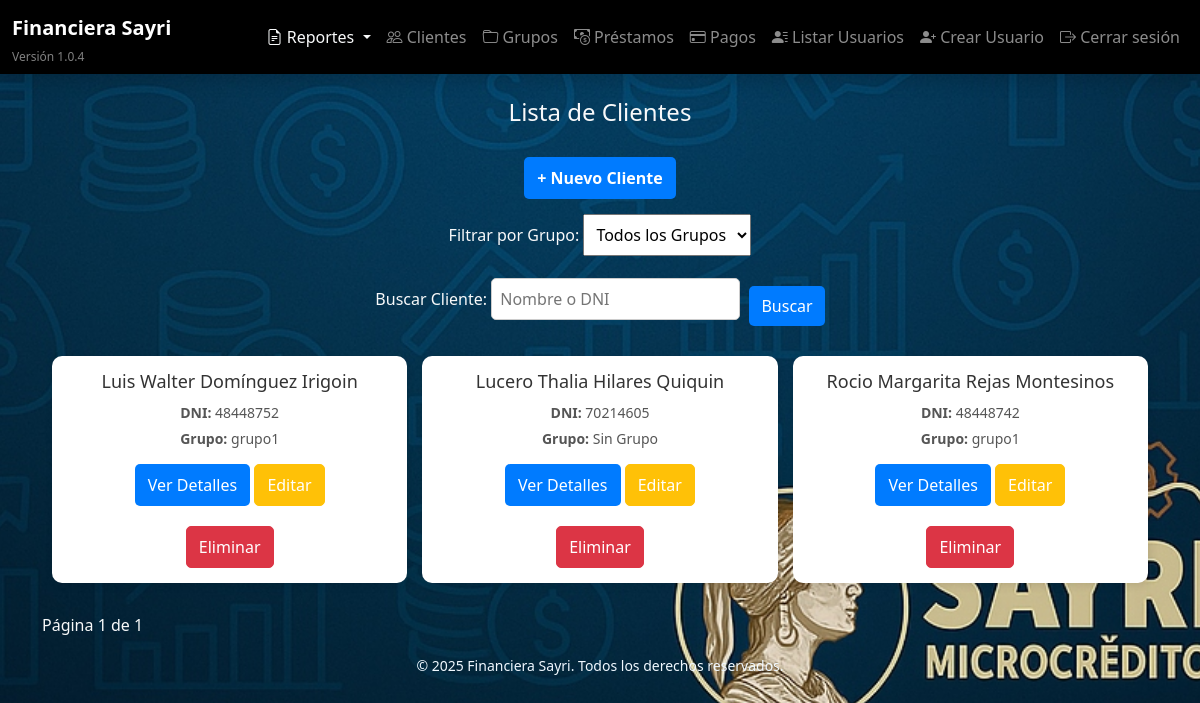
Page /clientes/ (signed in) on the earlier database version.
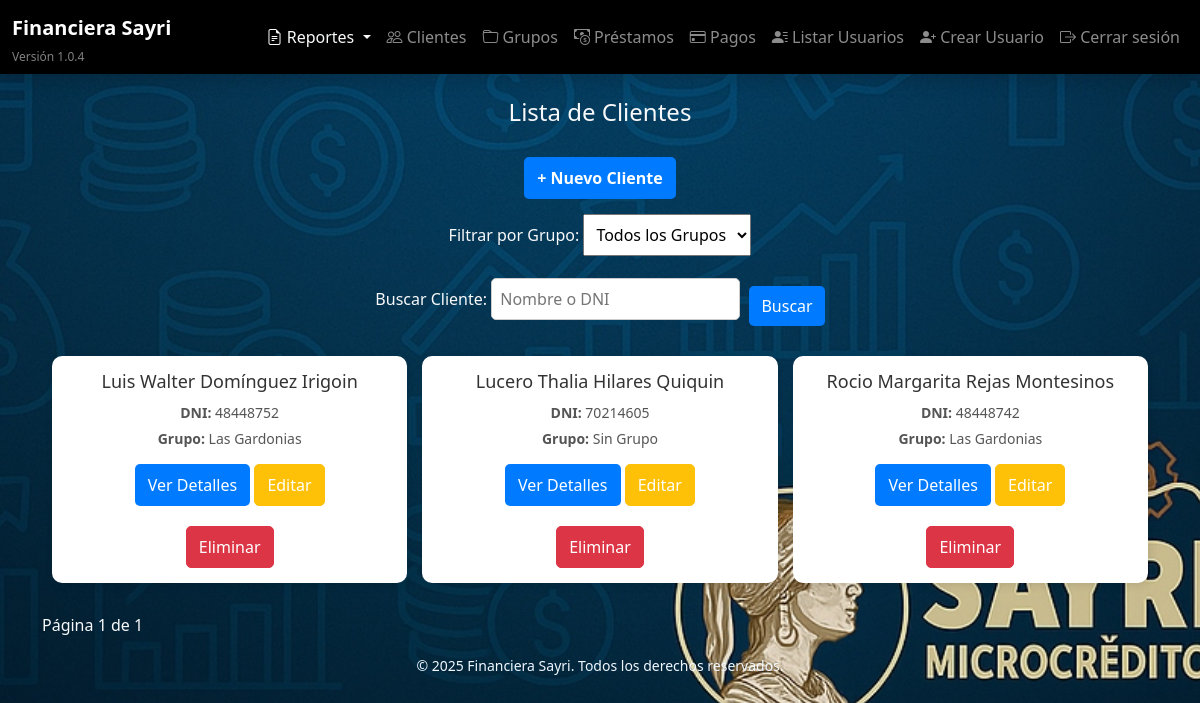
Same page on the later database version.
### models/cliente.py (models this page shows)
class Cliente(db.Model):
    __tablename__ = 'cliente'
    id = db.Column(db.Integer, primary_key=True)
    nombre = db.Column(db.String(100), nullable=False)
    apellido = db.Column(db.String(100), nullable=False)
    dni = db.Column(db.String(15), unique=True, nullable=False)
    celular = db.Column(db.String(20), nullable=False)
    operadora = db.Column(db.String(50))
    banco = db.Column(db.String(50))
    numero_cuenta = db.Column(db.String(50))
    fecha_registro = db.Column(db.DateTime, default=datetime.utcnow)
    grupo_id = db.Column(db.Integer, db.ForeignKey('grupo.id'), nullable=True)
    prestamos_individuales = db.relationship('PrestamoIndividual', backref='cliente', lazy=True)

### models/grupo.py (models this page shows)
class Grupo(db.Model):
    __tablename__ = 'grupo'
    id = db.Column(db.Integer, primary_key=True)
    nombre = db.Column(db.String(100), nullable=False)
    fecha_creacion = db.Column(db.DateTime, default=datetime.utcnow)
    prestamos_grupales = db.relationship('PrestamoGrupal', backref='grupo', lazy=True)
    clientes = db.relationship('Cliente', backref='grupo', lazy=True)

### routes/clientes.py (the view)
@clientes_bp.route('/')
@login_required
def lista_clientes():
    page = request.args.get('page', 1, type=int)
    grupo_id = request.args.get('grupo_id', type=int)
    search = request.args.get('search', '').strip()
    query = Cliente.query
    if grupo_id:
        query = query.filter_by(grupo_id=grupo_id)
    if search:
        query = query.filter(
            Cliente.nombre.ilike(f"%{search}%") | Cliente.dni.ilike(f"%{search}%")
        )
    clientes = query.paginate(page=page, per_page=10)  # 10 clientes por página
    grupos = Grupo.query.all()  # Obtener todos los grupos
    return render_template('clientes/lista_clientes.html', clientes=clientes, grupos=grupos, selected_grupo=grupo_id)

### templates/clientes/lista_clientes.html (shortened to what this page needs)
{% extends "base.html" %}
{% block content %}
    <h2 class="title">Lista de Clientes</h2>
    <div class="add-client-container">
        <a href="{{ url_for('clientes.nuevo_cliente') }}" class="btn btn-add">+ Nuevo Cliente</a>
    </div>
    <form method="GET" action="{{ url_for('clientes.lista_clientes') }}" class="filter-form">
        <label for="grupo_id">Filtrar por Grupo:</label>
        <select name="grupo_id" id="grupo_id" onchange="this.form.submit()">
            <option value="">Todos los Grupos</option>
        </select>
    </form>
    <form method="GET" action="{{ url_for('clientes.lista_clientes') }}" class="search-form">
        <label for="search">Buscar Cliente:</label>
        <input type="text" id="search" name="search" placeholder="Nombre o DNI" value="{{ request.args.get('search', '') }}">
        <button type="submit" class="btn btn-primary">Buscar</button>
    </form>
    <div class="clientes-grid">
        {% for cliente in clientes.items %}
            <div class="cliente-card">
                <h3>{{ cliente.nombre }} {{ cliente.apellido }}</h3>
                <p><strong>DNI:</strong> {{ cliente.dni }}</p>
                <p><strong>Grupo:</strong> {{ cliente.grupo.nombre if cliente.grupo else 'Sin Grupo' }}</p>
                <a href="{{ url_for('clientes.detalle_cliente', cliente_id=cliente.id) }}" class="btn">Ver Detalles</a>
                <a href="{{ url_for('clientes.actualizar_cliente', cliente_id=cliente.id) }}" class="btn btn-warning" style="margin-top: 10px;">
                    Editar
                </a>
                <form method="POST" action="{{ url_for('clientes.eliminar_cliente', cliente_id=cliente.id) }}" style="margin-top: 10px;">
                    <button type="submit" class="btn btn-danger" onclick="return confirm('¿Estás seguro de que deseas eliminar este cliente?')">
                        Eliminar
                    </button>
                </form>
            </div>
        {% endfor %}
    </div>
    <div class="pagination">
        <span>Página {{ clientes.page }} de {{ clientes.pages }}</span>
    </div>
{% endblock %}

Differences in the rows shown:
changed through a linked row, Cliente "Luis Walter": grupo "grupo1" → "Las Gardonias"
changed through a linked row, Cliente "Rocio Margarita": grupo "grupo1" → "Las Gardonias"
